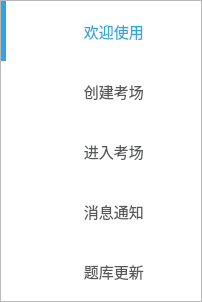
             <widget class="QFrame" name="frame">
              <property name="minimumSize">
               <size>
                <width>0</width>
                <height>20</height>
               </size>
              </property>
              <property name="styleSheet">
               <string notr="true">.QPushButton,.QToolButton{
border-style:none;
border-left:0px solid #B6B6B6;
color:#57595B;
padding-left:10;
min-height:60px;
border-radius:0px;
background:qlineargradient(spread:pad,x1:0,y1:0,x2:1,y2:0,stop:0 #fff,stop:1 #fff);
}

.QPushButton:hover,.QToolButton:hover{
background:qlineargradient(spread:pad,x1:0,y1:0,x2:1,y2:0,stop:0 #F6F6F6,stop:1 #fff);
}

.QPushButton:pressed,.QToolButton:pressed{
background:qlineargradient(spread:pad,x1:0,y1:0,x2:1,y2:0,stop:0 #E4E4E4,stop:1 #fff);
}

.QToolButton::menu-indicator{
image:None;
}</string>
              </property>
              <property name="frameShape">
               <enum>QFrame::StyledPanel</enum>
              </property>
              <property name="frameShadow">
               <enum>QFrame::Raised</enum>
              </property>
              <layout class="QVBoxLayout" name="verticalLayout_7">
               <property name="spacing">
                <number>0</number>
               </property>
               <property name="leftMargin">
                <number>0</number>
               </property>
               <property name="topMargin">
                <number>0</number>
               </property>
               <property name="rightMargin">
                <number>0</number>
               </property>
               <property name="bottomMargin">
                <number>0</number>
               </property>
               <item>
                <widget class="QToolButton" name="TAB_WELCOME">
                 <property name="minimumSize">
                  <size>
                   <width>200</width>
                   <height>60</height>
                  </size>
                 </property>
                 <property name="maximumSize">
                  <size>
                   <width>200</width>
                   <height>60</height>
                  </size>
                 </property>
                 <property name="font">
                  <font>
                   <family>苹方 中等</family>
                   <pointsize>11</pointsize>
                  </font>
                 </property>
                 <property name="cursor">
                  <cursorShape>PointingHandCursor</cursorShape>
                 </property>
                 <property name="styleSheet">
                  <string notr="true">.QPushButton,.QToolButton{
border-style:none;
border-left:5px solid #2ea5e0;
color: #2ea5e0;
padding-left:5;
min-height:60px;
border-radius:0px;
background:qlineargradient(spread:pad,x1:0,y1:0,x2:1,y2:0,stop:0 #fff,stop:1 #fff);
}

.QPushButton:hover,.QToolButton:hover{
background:qlineargradient(spread:pad,x1:0,y1:0,x2:1,y2:0,stop:0 #F6F6F6,stop:1 #fff);
}

.QPushButton:pressed,.QToolButton:pressed{
background:qlineargradient(spread:pad,x1:0,y1:0,x2:1,y2:0,stop:0 #E4E4E4,stop:1 #fff);
}

.QToolButton::menu-indicator{
image:None;
}
</string>
                 </property>
                 <property name="text">
                  <string>    欢迎使用</string>
                 </property>
                 <property name="icon">
                  <iconset resource="../img.qrc">
                   <normaloff>:/img/Welcom.png</normaloff>:/img/Welcom.png</iconset>
                 </property>
                 <property name="iconSize">
                  <size>
                   <width>26</width>
                   <height>26</height>
                  </size>
                 </property>
                 <property name="checkable">
                  <bool>true</bool>
                 </property>
                 <property name="popupMode">
                  <enum>QToolButton::DelayedPopup</enum>
                 </property>
                 <property name="toolButtonStyle">
                  <enum>Qt::ToolButtonTextBesideIcon</enum>
                 </property>
                 <property name="autoRaise">
                  <bool>false</bool>
                 </property>
                 <property name="arrowType">
                  <enum>Qt::NoArrow</enum>
                 </property>
                </widget>
               </item>
               <item>
                <widget class="QToolButton" name="TAB_CREATEER">
                 <property name="minimumSize">
                  <size>
                   <width>200</width>
                   <height>60</height>
                  </size>
                 </property>
                 <property name="maximumSize">
                  <size>
                   <width>200</width>
                   <height>60</height>
                  </size>
                 </property>
                 <property name="font">
                  <font>
                   <family>苹方 中等</family>
                   <pointsize>11</pointsize>
                  </font>
                 </property>
                 <property name="cursor">
                  <cursorShape>PointingHandCursor</cursorShape>
                 </property>
                 <property name="text">
                  <string>    创建考场</string>
                 </property>
                 <property name="icon">
                  <iconset resource="../img.qrc">
                   <normaloff>:/img/UserControl.png</normaloff>:/img/UserControl.png</iconset>
                 </property>
                 <property name="iconSize">
                  <size>
                   <width>26</width>
                   <height>26</height>
                  </size>
                 </property>
                 <property name="checkable">
                  <bool>true</bool>
                 </property>
                 <property name="toolButtonStyle">
                  <enum>Qt::ToolButtonTextBesideIcon</enum>
                 </property>
                </widget>
               </item>
               <item>
                <widget class="QToolButton" name="TAB_SIGNIN">
                 <property name="minimumSize">
                  <size>
                   <width>200</width>
                   <height>60</height>
                  </size>
                 </property>
                 <property name="maximumSize">
                  <size>
                   <width>200</width>
                   <height>60</height>
                  </size>
                 </property>
                 <property name="font">
                  <font>
                   <family>苹方 中等</family>
                   <pointsize>11</pointsize>
                  </font>
                 </property>
                 <property name="cursor">
                  <cursorShape>PointingHandCursor</cursorShape>
                 </property>
                 <property name="text">
                  <string>    进入考场</string>
                 </property>
                 <property name="icon">
                  <iconset resource="../img.qrc">
                   <normaloff>:/img/SignUp.png</normaloff>:/img/SignUp.png</iconset>
                 </property>
                 <property name="iconSize">
                  <size>
                   <width>26</width>
                   <height>26</height>
                  </size>
                 </property>
                 <property name="checkable">
                  <bool>true</bool>
                 </property>
                 <property name="toolButtonStyle">
                  <enum>Qt::ToolButtonTextBesideIcon</enum>
                 </property>
                </widget>
               </item>
               <item>
                <widget class="QToolButton" name="TAB_INFO">
                 <property name="enabled">
                  <bool>false</bool>
                 </property>
                 <property name="minimumSize">
                  <size>
                   <width>200</width>
                   <height>60</height>
                  </size>
                 </property>
                 <property name="maximumSize">
                  <size>
                   <width>200</width>
                   <height>60</height>
                  </size>
                 </property>
                 <property name="font">
                  <font>
                   <family>苹方 中等</family>
                   <pointsize>11</pointsize>
                  </font>
                 </property>
                 <property name="cursor">
                  <cursorShape>PointingHandCursor</cursorShape>
                 </property>
                 <property name="text">
                  <string>    消息通知</string>
                 </property>
                 <property name="icon">
                  <iconset resource="../img.qrc">
                   <normaloff>:/img/Infomation.png</normaloff>:/img/Infomation.png</iconset>
                 </property>
                 <property name="iconSize">
                  <size>
                   <width>26</width>
                   <height>26</height>
                  </size>
                 </property>
                 <property name="checkable">
                  <bool>true</bool>
                 </property>
                 <property name="toolButtonStyle">
                  <enum>Qt::ToolButtonTextBesideIcon</enum>
                 </property>
                </widget>
               </item>
               <item>
                <widget class="QToolButton" name="TAB_UPDATE">
                 <property name="enabled">
                  <bool>false</bool>
                 </property>
                 <property name="minimumSize">
                  <size>
                   <width>200</width>
                   <height>60</height>
                  </size>
                 </property>
                 <property name="maximumSize">
                  <size>
                   <width>200</width>
                   <height>60</height>
                  </size>
                 </property>
                 <property name="font">
                  <font>
                   <family>苹方 中等</family>
                   <pointsize>11</pointsize>
                  </font>
                 </property>
                 <property name="cursor">
                  <cursorShape>PointingHandCursor</cursorShape>
                 </property>
                 <property name="text">
                  <string>    题库更新</string>
                 </property>
                 <property name="icon">
                  <iconset resource="../img.qrc">
                   <normaloff>:/img/Updata.png</normaloff>:/img/Updata.png</iconset>
                 </property>
                 <property name="iconSize">
                  <size>
                   <width>26</width>
                   <height>26</height>
                  </size>
                 </property>
                 <property name="checkable">
                  <bool>true</bool>
                 </property>
                 <property name="toolButtonStyle">
                  <enum>Qt::ToolButtonTextBesideIcon</enum>
                 </property>
                </widget>
               </item>
              </layout>
             </widget>
